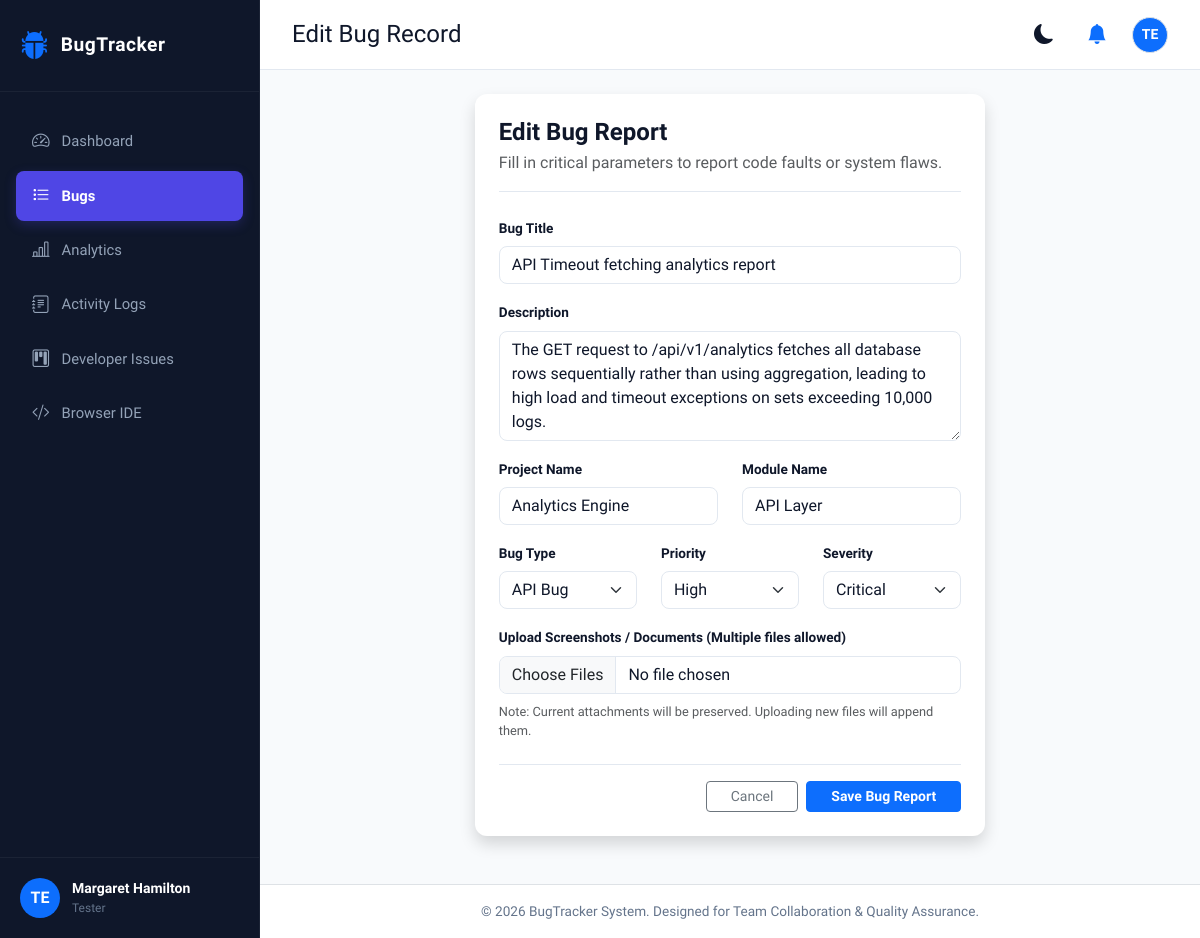
Screenshot of /bugs/2/edit/ (signed in) with the database file from the repository.
### tracker/models.py (models this page shows, shortened)
class UserProfile(models.Model):
    user = models.OneToOneField(User, on_delete=models.CASCADE, related_name='profile')
    role = models.CharField(max_length=20, choices=ROLE_CHOICES, default=ROLE_DEVELOPER)
    photo = models.ImageField(upload_to='profile_pics/', blank=True, null=True)
    joined_date = models.DateTimeField(auto_now_add=True)

class Bug(models.Model):
    title = models.CharField(max_length=255)
    description = models.TextField()
    project_name = models.CharField(max_length=100)
    module_name = models.CharField(max_length=100)
    bug_type = models.CharField(max_length=50, choices=BUG_TYPE_CHOICES, default=BUG_TYPE_FUNCTIONAL)
    priority = models.CharField(max_length=20, choices=PRIORITY_CHOICES, default=PRIORITY_MEDIUM)
    severity = models.CharField(max_length=20, choices=SEVERITY_CHOICES, default=SEVERITY_MAJOR)
    status = models.CharField(max_length=20, choices=STATUS_CHOICES, default=STATUS_OPEN)
    created_by = models.ForeignKey(User, on_delete=models.SET_NULL, null=True, related_name='created_bugs')
    assigned_to = models.ForeignKey(User, on_delete=models.SET_NULL, null=True, blank=True, related_name='assigned_bugs')
    created_at = models.DateTimeField(auto_now_add=True)
    updated_at = models.DateTimeField(auto_now=True)
    class Meta:
        ordering = ['-created_at']

### tracker/views.py (the view)
# urls.py: path('bugs/<int:pk>/edit/', views.bug_edit_view, name='bug_edit'),
@login_required
def bug_edit_view(request, pk):
    bug = get_object_or_404(Bug, pk=pk)
    user = request.user
    role = user.profile.role
    if role == ROLE_DEVELOPER:
        raise PermissionDenied("Developers can only change bug workflow status, not details.")
    elif role == ROLE_TESTER and bug.created_by != user:
        raise PermissionDenied("You can only edit bugs you created.")
    if request.method == 'POST':
        form = BugForm(request.POST, instance=bug)
        if form.is_valid():
            bug = form.save()
            files = request.FILES.getlist('attachments')
            for f in files:
                BugAttachment.objects.create(bug=bug, file=f)
            log_activity(user, "Modified Bug Details", bug=bug)
            if bug.assigned_to:
                create_notification(
                    recipient=bug.assigned_to,
                    sender=user,
                    message=f"Bug details for '{bug.title}' were updated by {user.username}",
                    bug=bug
                )
            messages.success(request, "Bug details updated.")
            return redirect('bug_detail', pk=bug.pk)
    else:
        form = BugForm(instance=bug)
    return render(request, 'tracker/bug_form.html', {'form': form, 'action': 'Edit', 'bug': bug})

### tracker/forms.py
class BugForm(forms.ModelForm):
    class Meta:
        model = Bug
        fields = ['title', 'description', 'project_name', 'module_name', 'bug_type', 'priority', 'severity']
        widgets = {
            'title': forms.TextInput(attrs={'class': 'form-control', 'placeholder': 'Enter bug title'}),
            'description': forms.Textarea(attrs={'class': 'form-control', 'rows': 4, 'placeholder': 'Describe the bug, steps to reproduce, and expected vs actual results...'}),
            'project_name': forms.TextInput(attrs={'class': 'form-control', 'placeholder': 'Project Name'}),
            'module_name': forms.TextInput(attrs={'class': 'form-control', 'placeholder': 'Module Name (e.g. Auth, Payment, Frontend)'}),
            'bug_type': forms.Select(attrs={'class': 'form-select'}),
            'priority': forms.Select(attrs={'class': 'form-select'}),
            'severity': forms.Select(attrs={'class': 'form-select'}),
        }

### tracker/context_processors.py (called while the page is built)
def global_settings(request):
    if request.user.is_authenticated:
        unread_notifications = Notification.objects.filter(recipient=request.user, is_read=False)
        unread_count = unread_notifications.count()
        role = None
        if hasattr(request.user, 'profile'):
            role = request.user.profile.role
        return {
            'global_unread_notifications': unread_notifications[:5],
            'global_unread_count': unread_count,
            'global_user_role': role,
        }
    return {
        'global_unread_notifications': [],
        'global_unread_count': 0,
        'global_user_role': None,
    }

### tracker/templates/tracker/bug_form.html (shortened to what this page needs)
{% extends 'base.html' %}
{% block page_title %}{{ action }} Bug Record{% endblock %}
{% block content %}
<div class="row justify-content-center">
  <div class="col-lg-8 col-xl-7">
    <div class="card-custom shadow border-0">
      <div class="border-bottom pb-3 mb-4" style="border-color: var(--border-color) !important;">
        <h4 class="fw-bold mb-1 text-main">{{ action }} Bug Report</h4>
        <p class="text-muted mb-0">Fill in critical parameters to report code faults or system flaws.</p>
      </div>
      <form method="POST" action="" enctype="multipart/form-data">
        <div class="mb-3">
          <label class="form-label" style="font-size: 0.85rem; font-weight: 600;">Bug Title</label>
          {{ form.title }}
        </div>
        <div class="mb-3">
          <label class="form-label" style="font-size: 0.85rem; font-weight: 600;">Description</label>
          {{ form.description }}
        </div>
        <div class="row">
          <div class="col-md-6 mb-3">
            <label class="form-label" style="font-size: 0.85rem; font-weight: 600;">Project Name</label>
            {{ form.project_name }}
          </div>
          <div class="col-md-6 mb-3">
            <label class="form-label" style="font-size: 0.85rem; font-weight: 600;">Module Name</label>
            {{ form.module_name }}
          </div>
        </div>
        <div class="row">
          <div class="col-md-4 mb-3">
            <label class="form-label" style="font-size: 0.85rem; font-weight: 600;">Bug Type</label>
            {{ form.bug_type }}
          </div>
          <div class="col-md-4 mb-3">
            <label class="form-label" style="font-size: 0.85rem; font-weight: 600;">Priority</label>
            {{ form.priority }}
          </div>
          <div class="col-md-4 mb-3">
            <label class="form-label" style="font-size: 0.85rem; font-weight: 600;">Severity</label>
            {{ form.severity }}
          </div>
        </div>
        <div class="mb-4">
          <label class="form-label" style="font-size: 0.85rem; font-weight: 600;">Upload Screenshots / Documents (Multiple files allowed)</label>
          <input type="file" name="attachments" class="form-control" multiple style="border-radius: 8px;">
          {% if bug %}
            <div class="mt-2 text-muted" style="font-size: 0.8rem;">
              Note: Current attachments will be preserved. Uploading new files will append them.
            </div>
          {% endif %}
        </div>
        <div class="d-flex align-items-center justify-content-end gap-2 border-top pt-3" style="border-color: var(--border-color) !important;">
          {% if bug %}
            <a href="{% url 'bug_detail' bug.pk %}" class="btn btn-outline-secondary btn-sm px-4">Cancel</a>
          {% else %}
            <a href="{% url 'bug_list' %}" class="btn btn-outline-secondary btn-sm px-4">Cancel</a>
          {% endif %}
          <button type="submit" class="btn btn-primary btn-sm px-4" style="font-weight: 600;">Save Bug Report</button>
        </div>
      </form>
    </div>
  </div>
</div>
{% endblock %}

### tracker/templates/base.html (shortened to what this page needs)
{% load static %}
<!DOCTYPE html>
<html lang="en">
<head>
  <link href="https://cdn.jsdelivr.net/npm/bootstrap@5.3.0/dist/css/bootstrap.min.css" rel="stylesheet">
  <link href="https://cdn.jsdelivr.net/npm/bootstrap-icons@1.10.5/font/bootstrap-icons.css" rel="stylesheet">
  <link href="{% static 'css/styles.css' %}" rel="stylesheet">
</head>
<body>
  <div id="wrapper">
    {% if user.is_authenticated %}
    <nav id="sidebar">
      <div class="sidebar-header">
        <i class="bi bi-bug-fill text-primary" style="font-size: 1.8rem;"></i>
        <span class="brand-title">BugTracker</span>
      </div>
      <ul class="nav-list">
        <li class="nav-item {% if request.resolver_match.url_name == 'dashboard' %}active{% endif %}">
          <a href="{% url 'dashboard' %}" class="nav-link-custom">
            <i class="bi bi-speedometer2"></i>
            <span>Dashboard</span>
          </a>
        </li>
        <li class="nav-item {% if request.resolver_match.url_name == 'bug_list' or request.resolver_match.url_name == 'bug_detail' or request.resolver_match.url_name == 'bug_edit' or request.resolver_match.url_name == 'bug_create' %}active{% endif %}">
          <a href="{% url 'bug_list' %}" class="nav-link-custom">
            <i class="bi bi-list-task"></i>
            <span>Bugs</span>
          </a>
        </li>
        <li class="nav-item {% if request.resolver_match.url_name == 'analytics' %}active{% endif %}">
          <a href="{% url 'analytics' %}" class="nav-link-custom">
            <i class="bi bi-bar-chart-line"></i>
            <span>Analytics</span>
          </a>
        </li>
        <li class="nav-item {% if request.resolver_match.url_name == 'activity_logs' %}active{% endif %}">
          <a href="{% url 'activity_logs' %}" class="nav-link-custom">
            <i class="bi bi-journal-text"></i>
            <span>Activity Logs</span>
          </a>
        </li>
        <li class="nav-item ">
          <a href="{% url 'dev_issue_list' %}" class="nav-link-custom">
            <i class="bi bi-kanban"></i>
            <span>Developer Issues</span>
          </a>
        </li>
        {% if global_user_role == 'Tester' or global_user_role == 'Admin' %}
        <li class="nav-item {% if request.resolver_match.url_name == 'ide' %}active{% endif %}">
          <a href="{% url 'ide' %}" class="nav-link-custom">
            <i class="bi bi-code-slash"></i>
            <span>Browser IDE</span>
          </a>
        </li>
        {% endif %}
      </ul>
      <div class="sidebar-footer">
        {% if user.profile.photo %}
          <img src="{{ user.profile.photo.url }}" alt="{{ user.username }}">
        {% else %}
          <div class="d-flex align-items-center justify-content-center bg-primary text-white rounded-circle font-weight-bold" style="width: 40px; height: 40px; font-weight: 600;">
            {{ user.username|slice:":2"|upper }}
          </div>
        {% endif %}
        <div class="user-info-sidebar">
          <span class="name">{{ user.first_name }} {{ user.last_name }}</span>
          <span class="role">{{ global_user_role }}</span>
        </div>
      </div>
    </nav>
    {% endif %}
    <div id="content-wrapper">
      {% if user.is_authenticated %}
      <header class="top-navbar">
        <div class="d-flex align-items-center gap-3">
          <h4 class="mb-0 font-weight-bold text-main">
            {% block page_title %}Overview{% endblock %}
          </h4>
        </div>
        <div class="d-flex align-items-center gap-3">
          <button class="theme-toggle-btn" id="theme-toggle" title="Toggle Dark/Light Mode">
          </button>
          <div class="dropdown">
            <button class="btn btn-link text-main position-relative p-2" type="button" id="notificationDropdown" data-bs-toggle="dropdown" aria-expanded="false" style="text-decoration: none;">
              <i class="bi bi-bell-fill" style="font-size: 1.25rem;"></i>
            </button>
          </div>
          <div class="dropdown">
            <button class="btn p-0 border-0 d-flex align-items-center gap-2" type="button" id="userMenuDropdown" data-bs-toggle="dropdown" aria-expanded="false">
              {% if user.profile.photo %}
                <img src="{{ user.profile.photo.url }}" class="rounded-circle border" width="36" height="36" style="object-fit: cover;">
              {% else %}
                <div class="d-flex align-items-center justify-content-center bg-primary text-white rounded-circle border" style="width: 36px; height: 36px; font-weight: 600; font-size: 0.875rem;">
                  {{ user.username|slice:":2"|upper }}
                </div>
              {% endif %}
            </button>
          </div>
        </div>
      </header>
      {% endif %}
      <main class="container-fluid p-4" style="flex-grow: 1;">
        {% block content %}{% endblock %}
      </main>
      <footer class="text-center py-3 border-top mt-auto" style="background-color: var(--card-bg); border-color: var(--border-color); font-size: 0.85rem; color: var(--text-muted);">
        <div class="container-fluid">
          &copy; 2026 BugTracker System. Designed for Team Collaboration & Quality Assurance.
        </div>
      </footer>
    </div>
  </div>
</body>
</html>

### tracker/static/css/styles.css (style rules this page uses)
:root { --primary-color: #4f46e5; --primary-hover: #4338ca; --secondary-color: #64748b; --bg-color: #f8fafc; --card-bg: #ffffff; --sidebar-bg: #0f172a; --sidebar-text: #94a3b8; --sidebar-text-active: #ffffff; --text-main: #0f172a; --text-muted: #64748b; --border-color: #e2e8f0; --navbar-bg: #ffffff; --dashboard-metric-card-shadow: 0 4px 6px -1px rgb(0 0 0 / 0.05), 0 2px 4px -2px rgb(0 0 0 / 0.05); --priority-low-bg: #dcfce7; --priority-low-text: #166534; --priority-medium-bg: #fef9c3; --priority-medium-text: #854d0e; --priority-high-bg: #ffedd5; --priority-high-text: #9a3412; --priority-critical-bg: #fee2e2; --priority-critical-text: #991b1b; }
body { font-family: 'Plus Jakarta Sans', -apple-system, BlinkMacSystemFont, "Segoe UI", Roboto, sans-serif; background-color: var(--bg-color); color: var(--text-main); transition: background-color 0.3s ease, color 0.3s ease; min-height: 100vh; margin: 0; padding: 0; display: flex; }
#wrapper { display: flex; width: 100%; min-height: 100vh; }
#sidebar { width: 260px; background-color: var(--sidebar-bg); color: var(--sidebar-text); min-height: 100vh; display: flex; flex-direction: column; transition: all 0.3s; flex-shrink: 0; border-right: 1px solid rgba(255, 255, 255, 0.05); }
#sidebar .sidebar-header { padding: 24px 20px; display: flex; align-items: center; gap: 12px; border-bottom: 1px solid rgba(255, 255, 255, 0.05); }
#sidebar .brand-title { font-weight: 800; font-size: 1.2rem; color: #ffffff; letter-spacing: 0.5px; }
#sidebar .nav-list { list-style: none; padding: 20px 0; margin: 0; flex-grow: 1; }
#sidebar .nav-item { margin: 4px 16px; }
#sidebar .nav-link-custom { display: flex; align-items: center; gap: 12px; padding: 12px 16px; color: var(--sidebar-text); text-decoration: none; border-radius: 8px; font-weight: 500; font-size: 0.925rem; transition: all 0.2s ease; }
#sidebar .nav-link-custom i { font-size: 1.1rem; }
#sidebar .nav-item.active .nav-link-custom { background-color: var(--primary-color); color: var(--sidebar-text-active); font-weight: 600; box-shadow: 0 4px 12px rgba(79, 70, 229, 0.25); }
#sidebar .sidebar-footer { padding: 20px; border-top: 1px solid rgba(255, 255, 255, 0.05); display: flex; align-items: center; gap: 12px; }
#sidebar .user-info-sidebar { display: flex; flex-direction: column; overflow: hidden; }
#sidebar .user-info-sidebar .name { color: #ffffff; font-weight: 600; font-size: 0.875rem; white-space: nowrap; text-overflow: ellipsis; overflow: hidden; }
#sidebar .user-info-sidebar .role { color: #64748b; font-size: 0.75rem; }
#content-wrapper { flex-grow: 1; display: flex; flex-direction: column; min-width: 0; }
.top-navbar { height: 70px; background-color: var(--navbar-bg); border-bottom: 1px solid var(--border-color); display: flex; align-items: center; justify-content: space-between; padding: 0 32px; transition: all 0.3s ease; position: sticky; top: 0; z-index: 100; }
.theme-toggle-btn { background: none; border: none; color: var(--text-main); font-size: 1.25rem; cursor: pointer; padding: 8px; border-radius: 50%; display: flex; align-items: center; justify-content: center; transition: background-color 0.2s; }
.card-custom { background-color: var(--card-bg); border: 1px solid var(--border-color); border-radius: 12px; padding: 24px; margin-bottom: 24px; box-shadow: var(--dashboard-metric-card-shadow); transition: transform 0.2s, box-shadow 0.2s, background-color 0.3s, border-color 0.3s; }
.form-control, .form-select { background-color: var(--card-bg); border: 1px solid var(--border-color); color: var(--text-main); border-radius: 8px; }
.form-control::placeholder { color: var(--text-muted); }

### rows the page displays
UserProfile: role "Tester"
Bug: title "API Timeout fetching analytics report", description "The GET request to /api/v1/analytics fetches all database rows sequentially rather than using aggregation, leading to high load and timeout exceptions on sets exceeding 10,000 logs.", project_name "Analytics Engine", module_name "API Layer", bug_type "API Bug", priority "High", severity "Critical"

### other values shown
{{ user.username|slice:":2"|upper }} "TE"
{{ user.first_name }} "Margaret"
{{ user.last_name }} "Hamilton"
{{ action }} "Edit"
